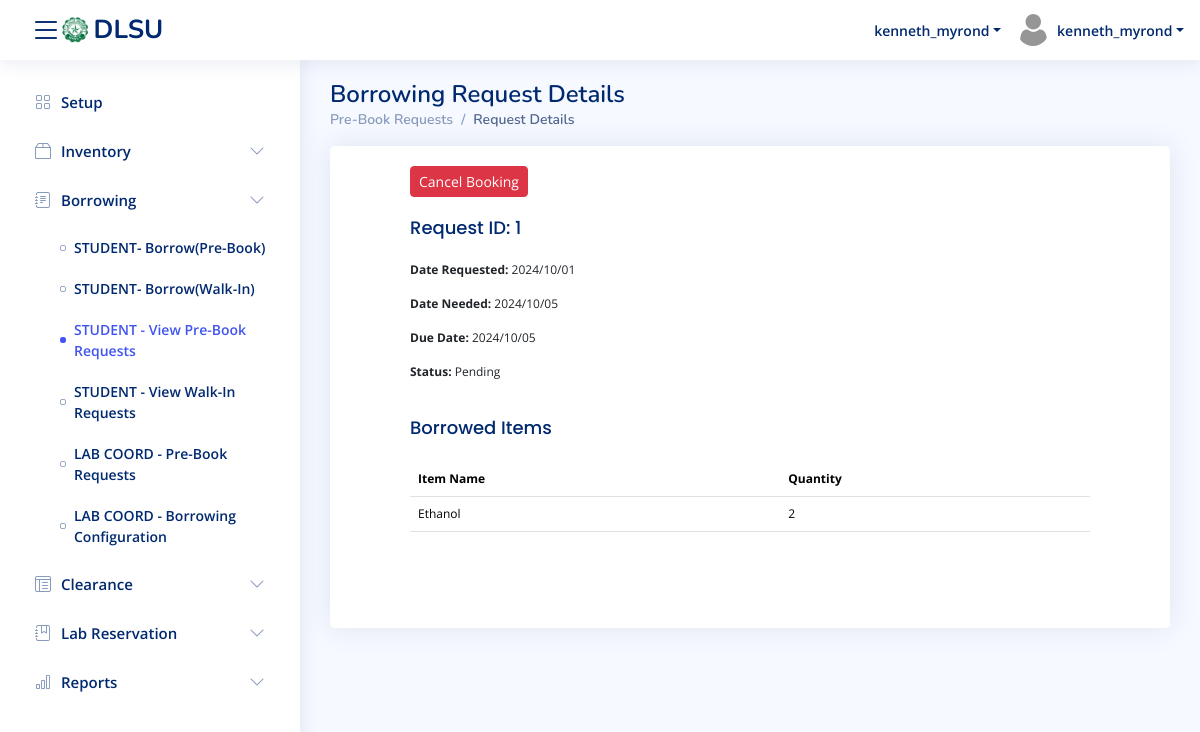
The page /borrowing/student/detailedPreBookRequests/1/ (signed in) on the database as committed earlier.
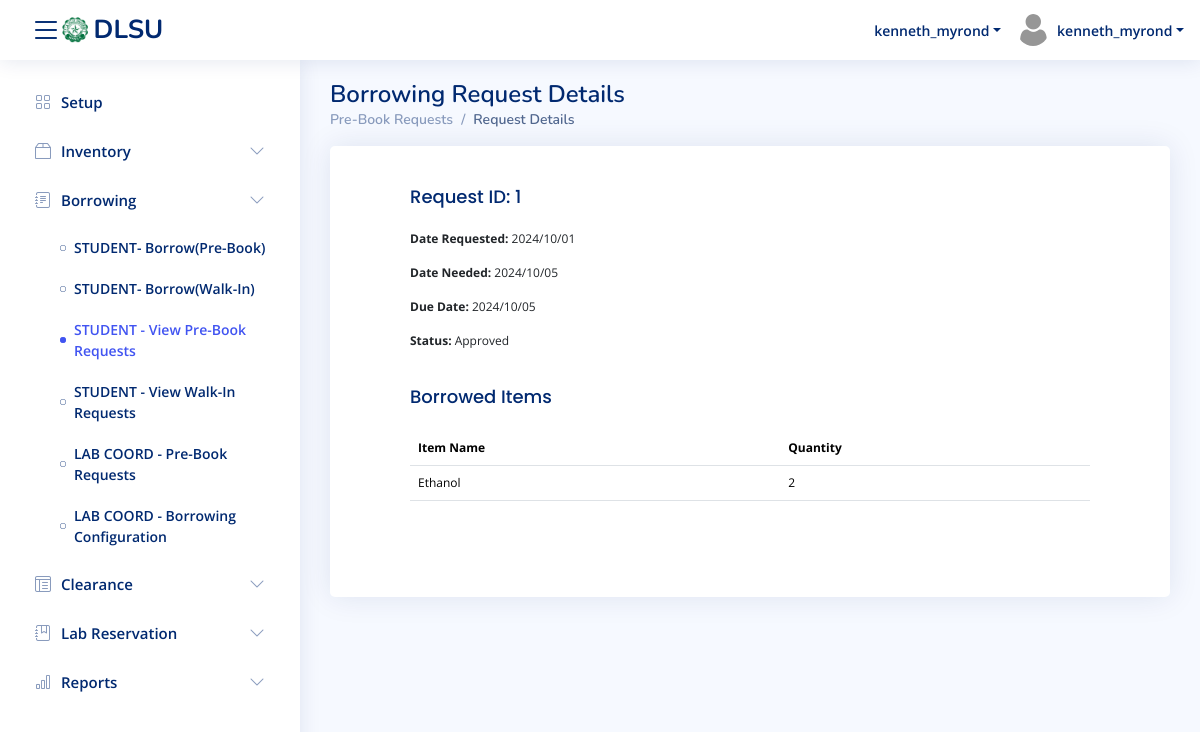
The same page on the database as committed later.
### core/views.py (the view)
# urls.py: path('borrowing/student/detailedPreBookRequests/<int:borrow_id>/', views.borrowing_student_detailedPreBookRequestsview, name='borrowing_studentDetailedPreBookRequests'),
def borrowing_student_detailedPreBookRequestsview(request, borrow_id):
    if not request.user.is_authenticated:
        return redirect('userlogin')
    borrow_request = get_object_or_404(borrow_info, borrow_id=borrow_id)
    borrowed_items_list = borrowed_items.objects.filter(borrow=borrow_request)
    return render(request, 'mod_borrowing/borrowing_studentDetailedPreBookRequests.html', {
        'borrow_request': borrow_request,
        'borrowed_items': borrowed_items_list,
    })

### core/context_processors.py (called while the page is built)
def labs_context(request):
    return {
        'laboratories': laboratory.objects.filter(is_available=True),
        'selected_lab_name': request.session.get('selected_lab_name')
    }

### core/templates/mod_borrowing/borrowing_studentDetailedPreBookRequests.html (shortened to what this page needs)
{% extends 'temp_navbar.html' %}
{% load socialaccount %}
{% block content %}
  <div class="pagetitle">
    <h1>Borrowing Request Details</h1>
    <nav>
      <ol class="breadcrumb">
        <li class="breadcrumb-item"><a href="{% url 'borrowing_studentviewPreBookRequests' %}">Pre-Book Requests</a></li>
        <li class="breadcrumb-item active">Request Details</li>
      </ol>
    </nav>
  </div>
  <section class="section">
    <div class="row">
      <div class="col-lg-12">
        <div class="card">
          <div class="card-body">
            {% if borrow_request.status == 'P' %}
              <button class="btn btn-danger btn-sm custom-cancel-btn" onclick="cancelRequest('{{ request.borrow_id }}')">Cancel Booking</button>
            {% endif %}
            <h5 class="card-title">Request ID: {{ borrow_request.borrow_id }}</h5>
            <p><strong>Date Requested:</strong> {{ borrow_request.request_date|date:"Y/m/d" }}</p>
            <p><strong>Date Needed:</strong> {{ borrow_request.borrow_date|date:"Y/m/d" }}</p>
            <p><strong>Due Date:</strong> {{ borrow_request.due_date|date:"Y/m/d" }}</p>
            <p><strong>Status:</strong>
              {% if borrow_request.status == 'P' %}
                Pending
              {% elif borrow_request.status == 'A' %}
                Approved
              {% elif borrow_request.status == 'D' %}
                Declined
              {% endif %}
            </p>
            <h5 class="card-title">Borrowed Items</h5>
            <table class="table datatable">
              <thead>
                <tr>
                  <th>Item Name</th>
                  <th>Quantity</th>
                </tr>
              </thead>
              <tbody>
                {% for item in borrowed_items %}
                <tr>
                  <td>{{ item.item.item_name }}</td>
                  <td>{{ item.qty }}</td>
                </tr>
                {% endfor %}
              </tbody>
            </table>
          </div>
        </div>
      </div>
    </div>
  </section>
{% endblock %}

Rows that differ between the two databases and show on the page:
changed borrow_info id 1: status "P" → "A" (drawn)
Other text that changed with them:
text no longer shown: "Cancel Booking Pending"
text now shown: "Approved"
